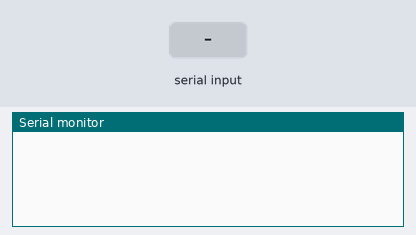
Recording of a sketch running on a simulated Arduino Uno, built with avr-gcc and run on an emulated ATmega328P. On the bench: the last lines printed to the serial monitor. The inputs (shaded band) are chosen by the test bench.

Above: at 1.2 s.
1.3 s: "90,45\n" received over Serial
At 2.1 s:
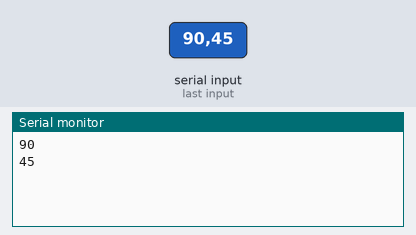
2.8 s: "30,150\n" received over Serial
At 4.2 s:
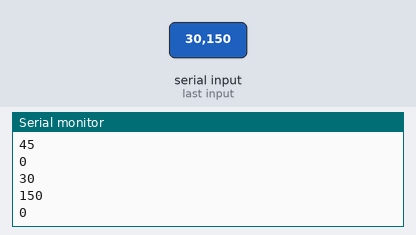
Timing chart, 0 to 5.8 s (numbered marks = the images above; inputs shaded):
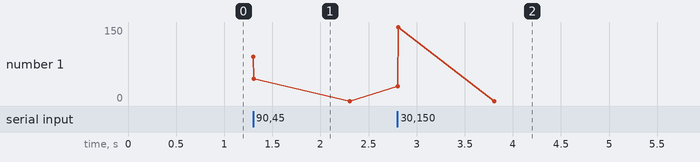

The sketch:

LAC_Test.ino
```cpp
int lin1=2;
//int lin2=7;
void setup() {
 pinMode(lin1,OUTPUT);
  //pinMode(lin2,OUTPUT);
 Serial.begin(9600);
}
int pos1=0;
int pos2=0;
void loop() {
  if(Serial.available())
 { pos1=Serial.parseInt();
  //pos2=Serial.parseInt();
  Serial.println(pos1);//Serial.print(" ");Serial.println(pos2);}
  analogWrite(lin1,pos1);
  //analogWrite(lin2,pos2);
 }}
```

Measured:
- after the input at 1.3 s, the serial monitor: prints a new line at once (image 1)
- after the input at 2.8 s, the serial monitor: prints a new line at once (image 2)
